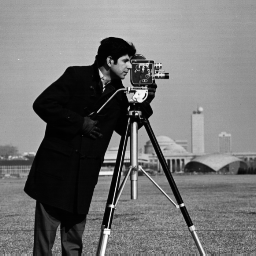
#> input picture img.png, 256 x 256 px
$ python task6.py
#> lines starting #> are read from the running program, lines starting #| are printed output that depends on the picture
import numpy as np
import scipy.sparse as sp
import matplotlib.pyplot as plt
from PIL import Image

# Importera bilden, skala om till 300x300 och gör den gråskalig
n1 = n2 = 300
n = n1*n2
img = Image.open("img.png")
#> img is the input picture: PIL image 256x256 L; min 0, max 255, mean 115.8
img = img.resize((n1, n2))
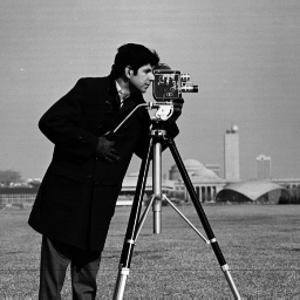
#> img: PIL image 300x300 L; min 0, max 255, mean 115.8
img = img.convert("L")
beta = 1250
tau = 0.9
sigma = 0.01
x = np.array(img.convert("L")).flatten()
t = range(n1*n2)
e = np.random.normal(0, 1, n1*n2)

# Konstruera en blurring-matris
def blur1d(n, beta):
    t = np.linspace(0, 1, n)
    c = np.sqrt(beta / np.pi)
    h = t[1] - t[0]
    return h * c * np.exp(-beta* (t[:, None] - t[None, :]) ** 2)

def build_blur_matrix(n1, n2, beta, tau):
    A1, A2 = blur1d(n1, beta), blur1d(n2, beta)
    eta = tau * A1.max() * A2.max()          # relativ -> absolut tröskel
    A1s = sp.csr_matrix(np.where(A1 * A2.max() >= eta, A1, 0))
    A2s = sp.csr_matrix(np.where(A2 * A1.max() >= eta, A2, 0))
    A = sp.kron(A2s, A1s, format="csr")      # matchar order="F"
    A.data[np.abs(A.data) < eta] = 0
    A.eliminate_zeros()
    return A, eta

A, eta = build_blur_matrix(n1, n2, beta, tau)

b = A @ x + e

print(f"nnz(A) = {A.nnz}")
nonzero_pct = 100 * A.nnz / (A.shape[0] * A.shape[1])
print(f"Nonzero percentage of A = {nonzero_pct:.6f} %")
plt.spy(A, markersize=0.1)
plt.title("Sparsity pattern of A")
plt.show()
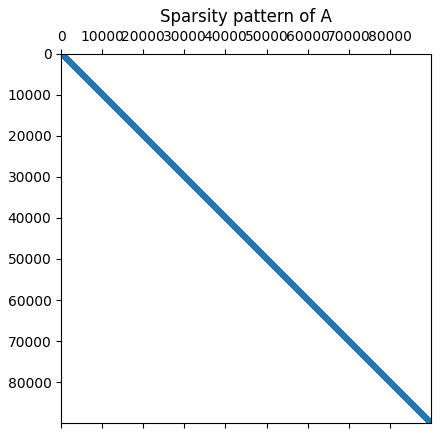
#> figure drawn by matplotlib, 1 panel

# 6.3
# A, dense: 90000²*8 bytes = 64.8 GB
# A, sparse: (2 * nnz(A) + n + 1) * 8 bytes = (2 * 0.023171 * 90000² + 90000) * 4 bytes = 2.25 GB

def first_order_finite_difference(n):
    return sp.eye(n - 1, n) - sp.eye(n - 1, n, k=1)

L_a = sp.kron(sp.eye(n2), first_order_finite_difference(n1))
L_b = sp.kron(first_order_finite_difference(n2), sp.eye(n1))
L = sp.vstack([L_a, L_b])
nonzero_pct = 100 * L.nnz / (L.shape[0] * L.shape[1])
print(f"Nonzero percentage of L = {nonzero_pct:.6f} %")
plt.spy(L)
plt.show()
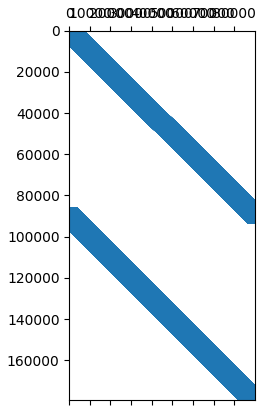
#> figure drawn by matplotlib, 1 panel
